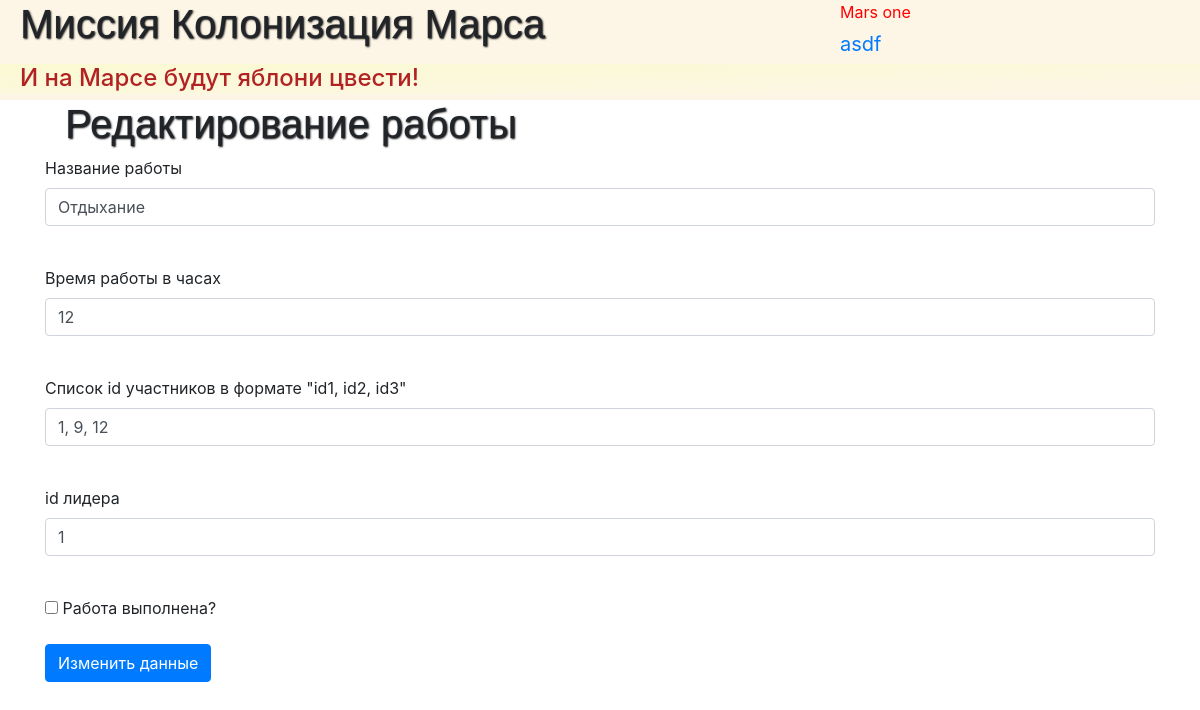
/сhange_job/1 (signed in), run on the app's committed database.
### data/users.py (models this page shows, shortened)
class User(SqlAlchemyBase, UserMixin):
    __tablename__ = 'users'
    id = sqlalchemy.Column(sqlalchemy.Integer, primary_key=True, autoincrement=True)
    surname = sqlalchemy.Column(sqlalchemy.String, nullable=True)
    name = sqlalchemy.Column(sqlalchemy.String, nullable=True)
    age = sqlalchemy.Column(sqlalchemy.Integer, nullable=True)
    position = sqlalchemy.Column(sqlalchemy.String, nullable=True)
    speciality = sqlalchemy.Column(sqlalchemy.String, nullable=True)
    address = sqlalchemy.Column(sqlalchemy.String, nullable=True)
    email = sqlalchemy.Column(sqlalchemy.String, index=True, unique=True, nullable=True)
    hashed_password = sqlalchemy.Column(sqlalchemy.String, nullable=True)
    modifed_date = sqlalchemy.Column(sqlalchemy.DateTime, default=datetime.datetime.now)

### data/jobs.py (models this page shows, shortened)
class Jobs(SqlAlchemyBase):
    __tablename__ = 'jobs'
    id = sqlalchemy.Column(sqlalchemy.Integer, primary_key=True, autoincrement=True)
    job = sqlalchemy.Column(sqlalchemy.String, nullable=True)
    work_size = sqlalchemy.Column(sqlalchemy.Integer, nullable=True, default=0)
    collaborators = sqlalchemy.Column(sqlalchemy.String, nullable=True)
    start_date = sqlalchemy.Column(sqlalchemy.DateTime, default=datetime.datetime.now)
    end_date = sqlalchemy.Column(sqlalchemy.DateTime, default=datetime.datetime.now)
    is_finished = sqlalchemy.Column(sqlalchemy.Boolean, default=True)
    team_leader = sqlalchemy.Column(sqlalchemy.Integer, sqlalchemy.ForeignKey("users.id"))
    categories = orm.relation("Category",
                              secondary="association",
                              backref="jobs")
    user = orm.relation('User')

### main.py (the view, shortened to what this page needs)
@app.route('/сhange_job/<int:job_id>', methods=['GET', 'POST'])
@login_required
def сhange_job(job_id):
    form = AddJobForm()
    form.submit.label.text = 'Изменить данные'
    if request.method == "GET":
        session = db_session.create_session()
        job = session.query(Jobs).filter(Jobs.id == job_id).first()
        form.job.data = job.job
        form.work_size.data = job.work_size
        form.collaborators.data = job.collaborators
        form.team_leader.data = job.team_leader
        form.is_finished.data = job.is_finished
    return render_template('add_job.html', title='Редактирование работы', form=form)

### Forms/job_form.py
class AddJobForm(FlaskForm):
    job = StringField('Название работы', validators=[DataRequired()])
    work_size = IntegerField('Время работы в часах', validators=[DataRequired()])
    collaborators = StringField('Список id участников в формате "id1, id2, id3"', validators=[DataRequired()])
    team_leader = IntegerField('id лидера', validators=[DataRequired()])
    is_finished = BooleanField('Работа выполнена?')
    submit = SubmitField('Добавить работу')

### data/db_session.py (called while the page is built)
def create_session() -> Session:
    global __factory
    return __factory()

### main.py (called while the page is built)
@login_manager.user_loader
def load_user(user_id):
    session = db_session.create_session()
    return session.query(User).get(user_id)

### templates/add_job.html (shortened to what this page needs)
{% extends "base.html" %}
{% block content %}
    <h1>{{title}}</h1>
    <form action="" method="post">
        <p>
            {{ form.job.label }}<br>
            {{ form.job(class="form-control") }}<br>
        </p>
        <p>
            {{ form.work_size.label }}<br>
            {{ form.work_size(class="form-control") }}<br>
        </p>
        <p>
            {{ form.collaborators.label }}<br>
            {{ form.collaborators(class="form-control") }}<br>
        </p>
        <p>
            {{ form.team_leader.label }}<br>
            {{ form.team_leader(class="form-control") }}<br>
        </p>
        <p>{{ form.is_finished() }} {{ form.is_finished.label }}</p>
        <p>{{ form.submit(type="submit", class="btn btn-primary") }}</p>
    </form>
{% endblock %}

### templates/base.html (shortened to what this page needs)
<!doctype html>
<html lang="en">
<head>
    <link rel="stylesheet"
          href="https://stackpath.bootstrapcdn.com/bootstrap/4.4.1/css/bootstrap.min.css"
>
    <link rel="stylesheet" type="text/css" href="..\..\static\css\style.css">
</head>
<body>
<header>
 	<div class = "left"><h1>Миссия Колонизация Марса</h1></div>
 	<div class="right">Mars one</div>
 		{% if current_user.is_authenticated %}
    	<a class="navbar-brand" href="/logout">{{ current_user.name }}</a>
	    {% else %}
    <p>
        <a class="btn btn-primary" href="/register">Зарегистрироваться</a>
        <a class="btn btn-success" href="/login">Войти</a>
    </p>
	{% endif %}
 	<h4 class="gimn">И на Марсе будут яблони цвести!</h4>
</header>
<main role="main" class="container">
    {% block content %}{% endblock %}
</main>
</body>
</html>

### static/css/style.css (style rules this page uses)
header { background-color: #fdf5e6; height: 100px; }
h1 { margin-left: 20px; font-family: sans-serif; text-shadow: 1px 1px 2px black; }
.gimn { clear: both; background: linear-gradient(to top left, #fdf5e6, #FAFAD2); padding-left: 20px; height: 30px; color: #B22222; }
.left { float: left; width: 70%; }
.right { float: right; width: 30%; color: red; }

### data on the page
User: name "asdf"
Jobs: job "Отдыхание", work_size "12", collaborators "1, 9, 12", team_leader "1"

### other printed values
{{ title }} "Редактирование работы"
